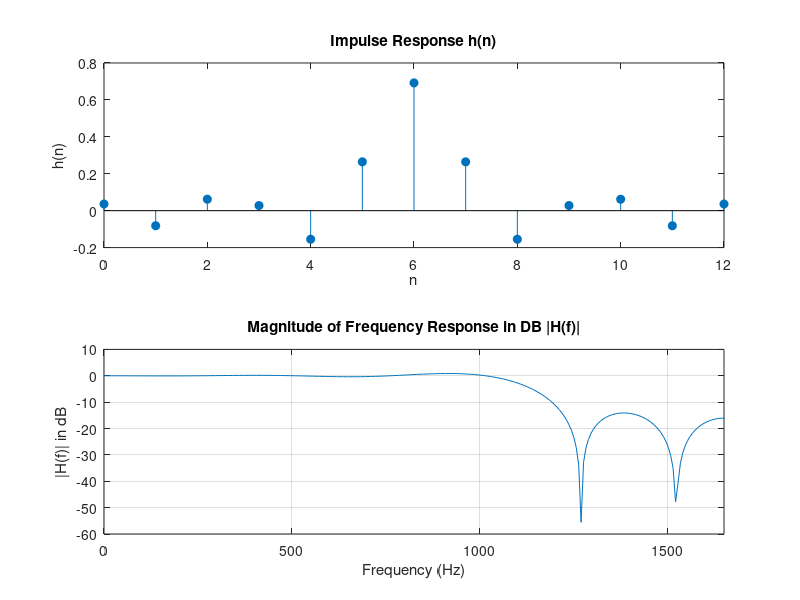

Recreate this plot in MATLAB.

% Filter specifications
n= 15;
N = 13;            % Filter length
fs = 3300;       % Sampling frequency in Hz
fp = 1000;        % Passband frequency in Hz
alpha = (N - 1) / 2;  % Phase shift
l = fs/N

% Normalized frequency
f_normalized = (0:N-1) * fs / N;

% Desired frequency response H(k) (low-pass)
H = zeros(1, N);
for k = 1:N
    if k < 6
        H(k) = 1;  % Passband
    else
        H(k) = 0;  % Stopband
    end
end
%disp('Hs size:');
%H(7) = 0.0037;
%H(6)=0.123;
%H(5)=0.601;
H


% Compute h(n) using the formula provided
h = zeros(1, N);  % Preallocate the impulse response array

for n = 0:N-1
    sum_term = 0;
    for k = 1:(N/2 - 1)
        sum_term = sum_term + 2 * abs(H(k + 1)) * cos(2 * pi * k * (n - alpha) / N);
    end
    h(n + 1) = (1 / N) * (sum_term + H(1));
end

% Display the filter coefficients
disp('Filter Coefficients h(n):');
disp(h);

% Plot the impulse response
figure;
subplot(2, 1, 1);
stem(0:N-1, h, 'filled');
title('Impulse Response h(n)');
xlabel('n');
ylabel('h(n)');

% Calculate and plot the frequency response
H_freq = fft(h, 512);  % Use a high number of points for smooth frequency plot
f = (0:511) * fs / 512; % Frequency vector for plotting

% Compute the magnitude in dB
h_freqDB = mag2db(abs(H_freq));  % Take the magnitude before converting to dB

% Plot the magnitude in dB
subplot(2, 1, 2);
plot(f, h_freqDB);
title('Magnitude of Frequency Response in DB |H(f)|');
xlabel('Frequency (Hz)');
ylabel('|H(f)| in dB');
xlim([0 fs/2]);  % Limit the x-axis to the Nyquist frequency (half the sampling rate)
grid on;

